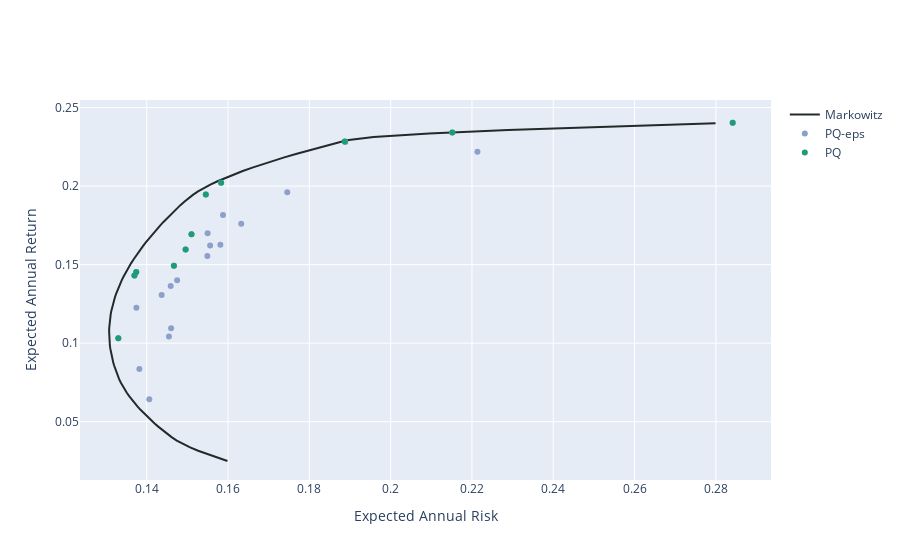

This figure's notebook cell:
### Code cell
frames = [FA_nsgaii_best_eps, FA_nsgaii_best]
labels = ['PQ-eps', 'PQ']
fig=my_plotting.plotting_samples_plotly(ef_R, frames, labels, colors)
fig.show()
